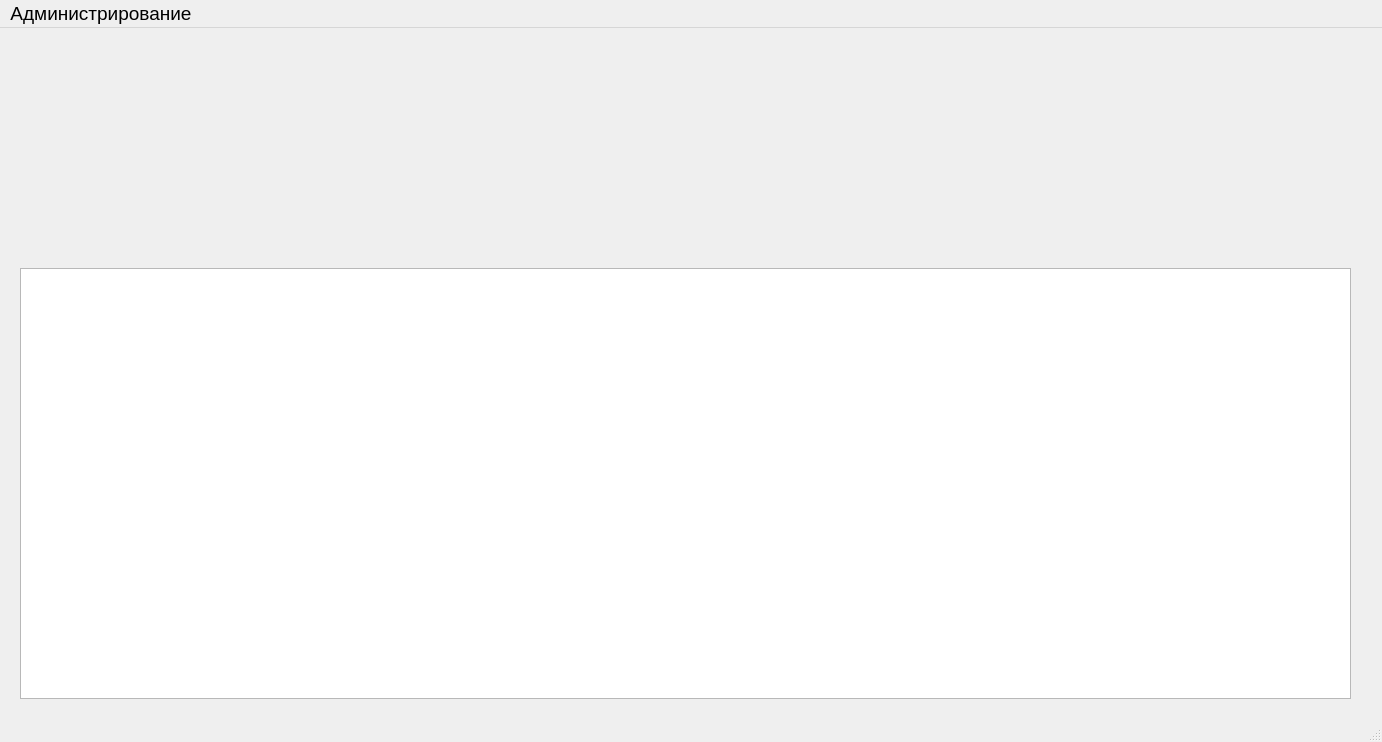
<?xml version="1.0" encoding="UTF-8"?>
<ui version="4.0">
 <class>MainWindow</class>
 <widget class="QMainWindow" name="MainWindow">
  <property name="geometry">
   <rect>
    <x>0</x>
    <y>0</y>
    <width>1382</width>
    <height>742</height>
   </rect>
  </property>
  <property name="font">
   <font>
    <pointsize>14</pointsize>
   </font>
  </property>
  <property name="windowTitle">
   <string>MainWindow</string>
  </property>
  <widget class="QWidget" name="centralwidget">
   <widget class="QTableWidget" name="tableWidget">
    <property name="geometry">
     <rect>
      <x>20</x>
      <y>240</y>
      <width>1331</width>
      <height>431</height>
     </rect>
    </property>
   </widget>
  </widget>
  <widget class="QMenuBar" name="menubar">
   <property name="geometry">
    <rect>
     <x>0</x>
     <y>0</y>
     <width>1382</width>
     <height>31</height>
    </rect>
   </property>
   <widget class="QMenu" name="menu">
    <property name="title">
     <string>Администрирование</string>
    </property>
    <addaction name="action_driver"/>
    <addaction name="action_cond"/>
    <addaction name="separator"/>
    <addaction name="action_bus"/>
    <addaction name="action_route"/>
    <addaction name="separator"/>
    <addaction name="action_disp"/>
    <addaction name="action_mech"/>
   </widget>
   <addaction name="menu"/>
  </widget>
  <widget class="QStatusBar" name="statusbar"/>
  <action name="action_driver">
   <property name="text">
    <string>Водитель</string>
   </property>
   <property name="font">
    <font>
     <pointsize>12</pointsize>
    </font>
   </property>
   <property name="shortcutContext">
    <enum>Qt::WidgetWithChildrenShortcut</enum>
   </property>
  </action>
  <action name="action_cond">
   <property name="text">
    <string>Кондуктор</string>
   </property>
   <property name="font">
    <font>
     <pointsize>12</pointsize>
    </font>
   </property>
  </action>
  <action name="action_bus">
   <property name="text">
    <string>Автобусы</string>
   </property>
   <property name="font">
    <font>
     <pointsize>12</pointsize>
    </font>
   </property>
  </action>
  <action name="action_route">
   <property name="text">
    <string>Маршруты</string>
   </property>
   <property name="font">
    <font>
     <pointsize>12</pointsize>
    </font>
   </property>
  </action>
  <action name="action_disp">
   <property name="text">
    <string>Диспетчеры</string>
   </property>
   <property name="font">
    <font>
     <pointsize>12</pointsize>
    </font>
   </property>
  </action>
  <action name="action_mech">
   <property name="text">
    <string>Механики</string>
   </property>
   <property name="font">
    <font>
     <pointsize>12</pointsize>
    </font>
   </property>
  </action>
 </widget>
 <resources/>
 <connections/>
</ui>
